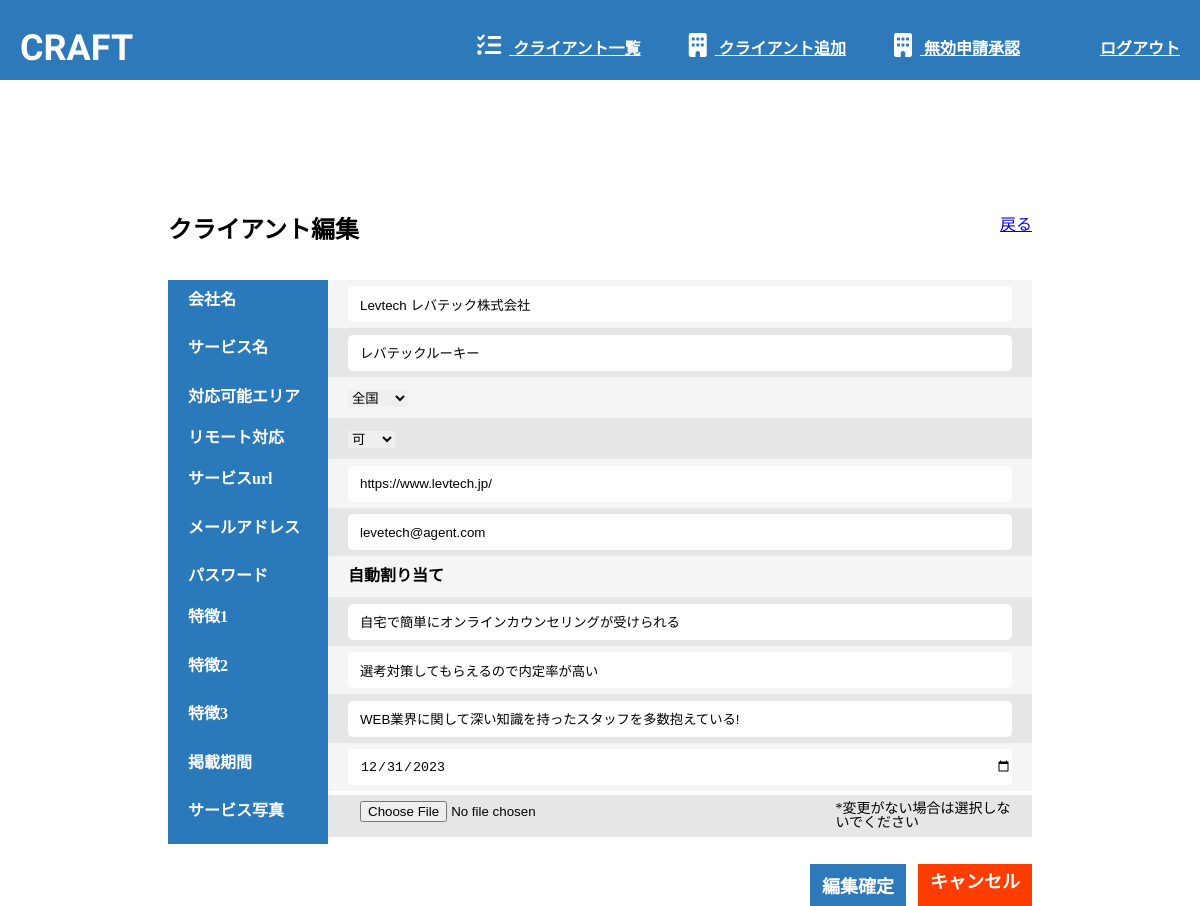
The app's page /admin/client/edit.php?id=1 (signed in) with its own data.
### tables this page shows
CREATE TABLE clients(
    id INT AUTO_INCREMENT PRIMARY KEY,
    company_name VARCHAR(255) NOT NULL,
    service_name VARCHAR(255) NOT NULL,
    remote_available TINYINT(1) NOT NULL,
    service_url VARCHAR(2048) NOT NULL,
    email VARCHAR(255) NOT NULL UNIQUE,
    feature1 VARCHAR(255) NOT NULL,
    feature2 VARCHAR(255),
    feature3 VARCHAR(255),
    service_image VARCHAR(255) NOT NULL,
    post_period DATE NOT NULL,
    password VARCHAR(255) NOT NULL,
    area_id INT NOT NULL,
    FOREIGN KEY(area_id) REFERENCES areas(id)
) CHARSET = utf8;

CREATE TABLE areas(
    id INT AUTO_INCREMENT PRIMARY KEY,
    name VARCHAR(255) NOT NULL
) CHARSET = utf8;

### src/admin/client/edit.php (the view, shortened to what this page needs)
<?php
require_once "../../db/pdo.php";
$area_sql = "SELECT * FROM areas";
$area_stmt = $dbh->prepare($area_sql);
$area_stmt->execute();
$areas = $area_stmt->fetchAll();
$client_sql = "SELECT * FROM clients WHERE id = :id";
$client_stmt = $dbh->prepare($client_sql);
$client_stmt->bindValue(':id', $_GET['id']);
$client_stmt->execute();
$client = $client_stmt->fetch();
?>
<!DOCTYPE html>
<html lang="ja">
<head>
  <link rel="stylesheet" href="../../assets/styles/reset.css">
  <link rel="stylesheet" href="../../assets/styles/common.css">
  <link rel="stylesheet" href="../../assets/styles/admin/style.css">
</head>
<body>
  <?php include('../../components/admin/header.php') ?>
  <section class="admin-client-add-hero">
      <div class="hero-top">
        <p class="hero-text-left">クライアント編集</p>
          <a href="./?id=<?= $_GET['id'] ?>">戻る</a>
        </div>
      <form method="POST" class="create" enctype="multipart/form-data">
        <table  class="all-entries-info-table">
          <tr>
            <th class="table-th">会社名</th>
            <th class="th-odd">
              <input value="<?= $client['company_name'] ?>" name="company_name" class="admin-add-input-odd" type="text" placeholder="株式会社レバテック" required>
            </th>
          </tr>
          <tr>
            <th class="table-th">サービス名</th>
            <th class="th-even">
              <input value="<?= $client['service_name'] ?>" name="service_name" class="admin-add-input-even" type="text" placeholder="レバテックルーキー" required>
            </th>
          </tr>
          <tr>
            <th class="table-th">対応可能エリア</th>
              <th class="th-odd">
                <select name="area_id" class="admin-add-select" required>対応可能エリア
                  <?php foreach ($areas as $area) { ?>
                    <option value="<?= $area['id'] ?>" class="th-odd" <?php if ($area['id'] === $client['area_id']) {
                      echo 'selected';
                    } ?>><?= $area['name'] ?></option>
                  <?php } ?>
                </th>
          </tr>
          <tr>
            <th class="table-th">リモート対応</th>
              <th class="th-even">
                <select name="remote_available" class="admin-add-select" required>リモート対応
                  <option value="1" class="th-even" <?php if ($client['remote_available'] === 1) {
                    echo 'selected';
                  } ?>>可</option>
                </select>
              </th>
          </tr>
          <tr>
            <th class="table-th">サービスurl</th>
            <th class="th-odd">
              <input value="<?= $client['service_url'] ?>" name="service_url" class="admin-add-input-odd" type="url" placeholder="https://example.com" required>
            </th>
          </tr>
          <tr>
            <th class="table-th">メールアドレス</th>
            <th class="th-even">
              <input value="<?= $client['email'] ?>" name="email" class="admin-add-input-even" type="email" placeholder="xxxxxxxxxxxxx@example.com" required>
            </th>
          </tr>
          <tr>
            <th name="password" class="table-th">パスワード</th>
            <th class="th-odd"><p class="admin-add-text">自動割り当て</p></th>
          </tr>
          <tr>
            <th class="table-th">特徴1</th>
            <th class="th-even">
              <input value="<?= $client['feature1'] ?>" name="feature1" class="admin-add-input-even" type="text" placeholder="自宅で簡単にオンラインカウンセリングが受けられる" required>
            </th>
          </tr>
          <tr>
            <th class="table-th">特徴2</th>
            <th class="th-odd">
              <input value="<?= $client['feature2'] ?>" name="feature2" class="admin-add-input-odd" type="text" placeholder="選考対策してもらえるので内定率が高い" required>
            </th>
          </tr>
          <tr>
            <th class="table-th">特徴3</th>
            <th class="th-even">
              <input value="<?= $client['feature3'] ?>" name="feature3" class="admin-add-input-even" type="text" placeholder="WEB業界に関して深い知識を持ったスタッフを多数抱えている" required>
            </th>
          </tr>
          <tr>
            <th class="table-th">掲載期間</th>
            <th class="th-odd">
              <input value="<?= $client['post_period'] ?>" name="post_period" type="date" required>
            </th>
          </tr>
          <tr>
            <th class="table-th">サービス写真</th>
            <th class="th-even service-image-input">
              <input name="service_image" type="file">
              <span class="service-image-caution">*変更がない場合は選択しないでください</span>
            </th>
          </tr>
        </table>
        <div class="button-container">
          <button class="add-button" type="submit">編集確定</button>
          <a class="cancel-button" href="../index.php">キャンセル</a>
        </div>
      </form>
  </section>
</body>
</html>

### src/assets/styles/common.css (style rules this page uses)
* { -ms-box-sizing: border-box; -moz-box-sizing: border-box; -webkit-box-sizing: border-box; box-sizing: border-box; margin: 0; padding: 0; border: 0; }
html, body { position: relative; width: 100%; height: 100%; }
body { font-family: 'Eczar', 'Noto Sans JP', "Helvetica Neue", Arial, "Hiragino Kaku Gothic ProN", "Hiragino Sans", Meiryo, sans-serif, serif; }
a, button, input { cursor: pointer; }

### src/assets/styles/admin/style.css (style rules this page uses)
body { font-family: 'Noto Sans JP', "Helvetica Neue", Arial, "Hiragino Kaku Gothic ProN", "Hiragino Sans", Meiryo, sans-serif, serif; }
.service-image-input { display: flex; justify-content: center; align-items: center; }
.service-image-input input { width: auto; }
.service-image-caution { margin-right: 8px; display: inline-block; font-size: 14px; font-weight: normal; }
.hero-top { padding-top: 136px; display: flex; justify-content: space-between; }
.hero-text-left { font-weight: bold; font-size: 24px; }
.admin-client-add-hero { margin: 0 auto; width: 864px; }
.all-entries-info-table { width: 864px; height: 564px; margin: 0 auto; margin-top: 40px; font-family: 'Noto Sans JP'; }
.all-entries-info-table input { margin-top: 6px; width: calc(100% - 20px); height: 36px; border-radius: 5px; padding-left: 12px; }
.table-th { width: 160px; height: 36px; background-color: #2A79BA; color: #FFFFFF; text-align: left; padding-left: 20px; padding-top: 12px; }
.th-odd { background-color: #F5F5F5; text-align: left; padding-left: 20px; }
.th-even { background-color: #E6E6E6; text-align: left; padding-left: 20px; }
.button-container { display: flex; justify-content: flex-end; margin-top: 20px; }
.add-button { margin-right: 12px; padding: 8px 12px; border: none; background-color:#2E79BA; font-size: large; font-weight: bold; color: #fff; }
.cancel-button { padding: 8px 12px; text-decoration: none; background-color:#FF3D00; font-size: large; font-weight: bold; color: #fff; }

### records on screen
clients: company_name "Levtech レバテック株式会社", service_name "レバテックルーキー", area_id "全国", remote_available "可", service_url "https://www.levtech.jp/", email "levetech@agent.com", feature1 "自宅で簡単にオンラインカウンセリングが受けられる", feature2 "選考対策してもらえるので内定率が高い", feature3 "WEB業界に関して深い知識を持ったスタッフを多数抱えている!", post_period "12/31/2023"
